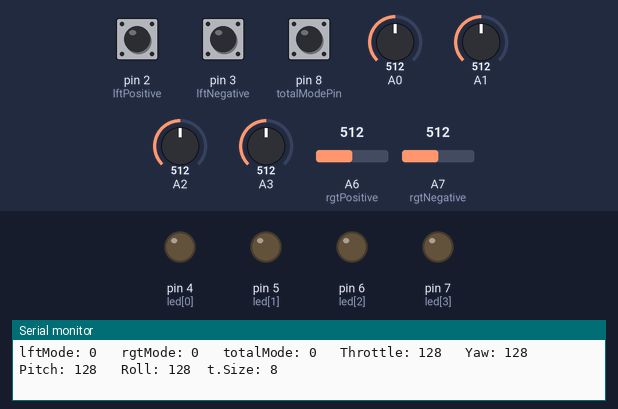
Recording of a sketch running on a simulated Arduino Nano, built with avr-gcc and run on an emulated ATmega328P. Shown: output pins drawn as LEDs (lit = HIGH), the last lines printed to the serial monitor. The test bench sets the inputs (shaded band); at power-on: pin 2 (lftPositive) HIGH, pin 3 (lftNegative) HIGH, A0 = 512, A1 = 512, pin 8 (totalModePin) HIGH, A2 = 512, A3 = 512, A6 (rgtPositive) = 512, A7 (rgtNegative) = 512. No radio packets arrive unless stated.

Above: at 1.2 s.
1.3 s: pin 2 (lftPositive) pulled LOW for 0.15 s
At 1.5 s:
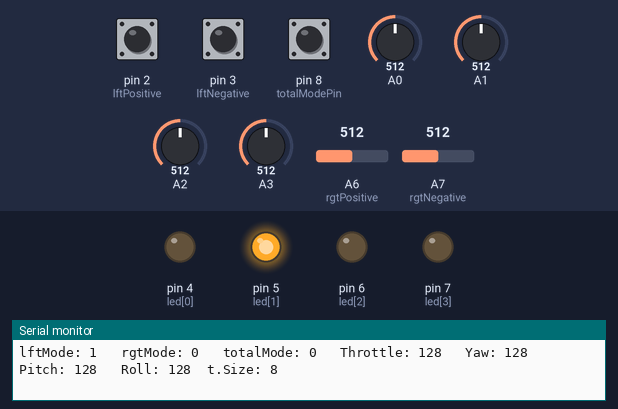
3.0 s: pin 3 (lftNegative) pulled LOW for 0.15 s
At 3.22 s:
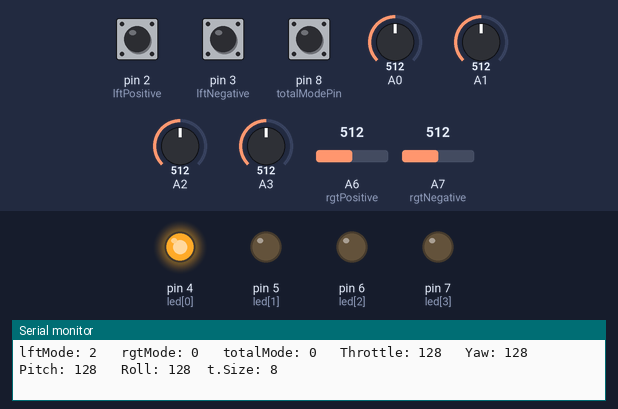
4.7 s: A0 set to 408
7.7 s: A0 set to 390
10.7 s: A1 set to 416
13.7 s: A1 set to 393
Timing chart, 0 to 16.7 s (numbered marks = the images above; inputs shaded):
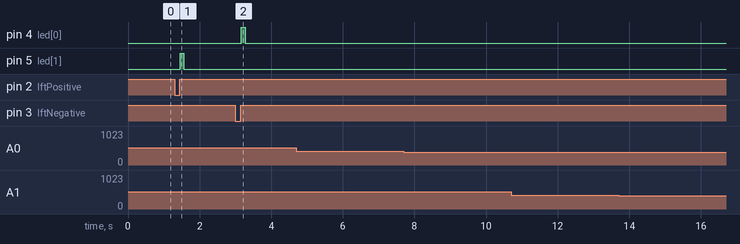

The sketch:

combination_transmitter.ino
```cpp
/*
  combination of the controller project
  Transmitter Part
  Written By: Jui-Wen, Yeh.
  Under modification.
*/
#include <SPI.h>
#include "RF24.h"
RF24 rf24(9, 10); // CE腳, CSN腳

const byte addr[] = { 0xCC,0xCE,0xCC,0xCE,0xCC };
char msg[32] = "happy hacking";
String incomingByte;

int ModeCounter;
byte output[8];
int lftMode, rgtMode, totalMode, throttle, yaw, pitch, roll;
const int lftPositive = 2;
const int lftNegative = 3;
const int totalModePin = 8;
const int rgtPositive = A6;
const int rgtNegative = A7;
const int led[] = {4, 5, 6, 7};
/*
4 for lft fwd, 5 for lft bkwd, 4+5 for not rolling;
6 for lft fwd, 7 for lft bkwd, 4+5 for not rolling;
 */
void setup() {
  //for checking
  Serial.begin(9600);
  //setting up radio
  rf24.begin();
  rf24.setChannel(15);       // 設定頻道編號
  rf24.openWritingPipe(addr); // 設定通道位址
  rf24.setPALevel(RF24_PA_MIN);   // 設定廣播功率
  rf24.setDataRate(RF24_250KBPS); // 設定傳輸速率
  rf24.stopListening();       // 停止偵聽；設定成發射模式
  Serial.println(msg);
  //setting up lftSwitch
  pinMode(lftPositive, INPUT_PULLUP);
  //setting up rgtSwitch
  pinMode(lftNegative, INPUT_PULLUP);
  //setting up last button
  pinMode(totalModePin, INPUT_PULLUP);

  pinMode(rgtPositive, INPUT_PULLUP);
//  digitalWrite(rgtPositive, HIGH);
  pinMode(rgtNegative, INPUT_PULLUP);
//  digitalWrite(rgtNegative, HIGH);

  //setting instruction light
  for(int i=0;i<4;i++)
  {
    pinMode(led[i],OUTPUT);
  }
}

void loop() {
  /*
  Part 1 reading throttle
  */
  if (digitalRead(lftNegative)==LOW)
    lftMode = 2;
  else if (digitalRead(lftPositive) == LOW)
    lftMode = 1;
  else
    lftMode = 0;
//
  if (analogRead(rgtNegative)==LOW)
    rgtMode = 2;
  else if (analogRead(rgtPositive) == LOW)
    rgtMode = 1;
  else
    rgtMode = 0;

  if (digitalRead(totalModePin)==LOW)
    {
      delay(50);
      if (digitalRead(totalModePin)==LOW)
        ModeCounter+=1;
    }


  if (ModeCounter%4==1)
    totalMode = 1;
  else if (ModeCounter%4==2)
    totalMode = 0;
  else if (ModeCounter%4==3)
    totalMode = 2;
  else
    totalMode = 0;

  if (ModeCounter==100)
    ModeCounter = 0;

  throttle = map(analogRead(A2), 0, 1024, 0, 256);
  yaw      = map(analogRead(A3), 0, 1024, 0, 256);
  pitch    = map(analogRead(A0), 0, 1024, 0, 256);
  roll     = map(analogRead(A1), 0, 1024, 0, 256);

  for (int num = 0; num < 7; num++)
  {
    if (num==0)
      output[num] = lftMode;
    else if (num==1)
      output[num]=rgtMode;
    else if (num==2)
      output[num]=totalMode;
    else if (num==3)
      output[num] = throttle;
    else if (num==4)
      output[num] = yaw;
    else if (num==5)
      output[num] = pitch;
    else if (num==6)
      output[num] = roll;
  };

  /*
  Part 2 Writing the throttle and transmit
  */
  Serial.print("lftMode: ");
  Serial.print(output[0]);
  Serial.print("   rgtMode: ");
  Serial.print(output[1]);
  Serial.print("   totalMode: ");
  Serial.print(output[2]);
  Serial.print("   Throttle: ");
  Serial.print(output[3]);
  Serial.print("   Yaw: ");
  Serial.print(output[4]);
  Serial.print("   Pitch: ");
  Serial.print(output[5]);
  Serial.print("   Roll: ");
  Serial.print(output[6]);
  Serial.print("  t.Size: ");
  Serial.println(sizeof(output));
  rf24.write(&output, sizeof(output));  // 傳送資料

/*
Part 3, light signal
*/
  if (lftMode==0)
    {
      digitalWrite(led[0], LOW);
      digitalWrite(led[1], LOW);
    }
  else if (lftMode==1)
    {
      digitalWrite(led[0], LOW);
      digitalWrite(led[1], HIGH);
    }
  else if (lftMode==2)
    {
    digitalWrite(led[0], HIGH);
    digitalWrite(led[1], LOW);
    }
///rightMode
  if (rgtMode==0)
    {
      digitalWrite(led[2], LOW);
      digitalWrite(led[3], LOW);
    }
  else if (rgtMode==1)
    {
      digitalWrite(led[2], LOW);
      digitalWrite(led[3], HIGH);
    }
  else if (rgtMode==2)
    {
    digitalWrite(led[2], HIGH);
    digitalWrite(led[3], LOW);
    }
}
```

Measured:
- after the input at 1.3 s, pin 5 (led[1]): LOW → HIGH after 0.15 s, → LOW 0.11 s later
- after the input at 3.0 s, pin 4 (led[0]): LOW → HIGH after 0.17 s, → LOW 0.11 s later
